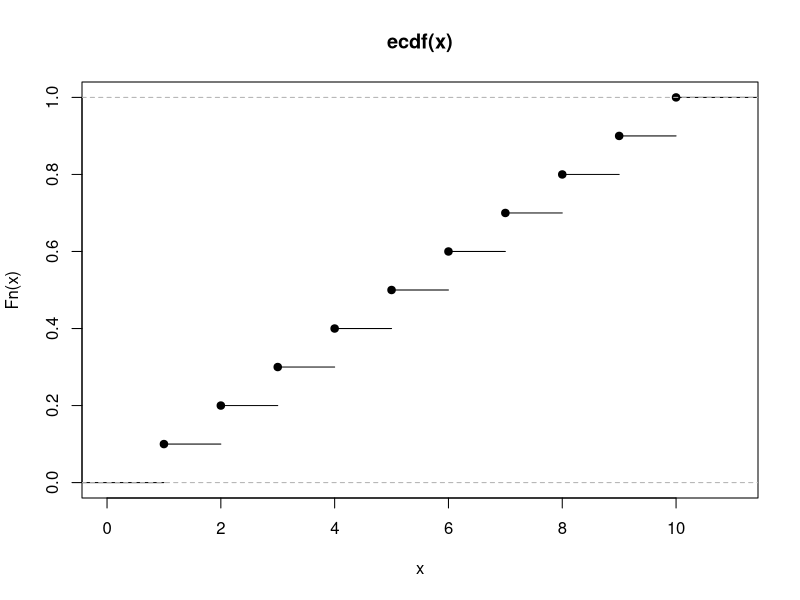

Generate this figure with R:
## ---- chunk 1
cv <- lapply(mtcars, function(x) sd(x)/mean(x))
data.frame(cv)
## ---- chunk 2
integrate(function(x) x^2 - x, 0, 10)
integrate(function(x) sin(x) + cos(x), -pi, pi)
integrate(function(x) exp(x)/x, 10, 20)
## ---- chunk 3
x <- c(1:10)
y <- c(11:20)

approx(x, y)
approxfun(x, y)
## ---- chunk 4
x <- c(1:10)
ecdf(x)
plot(ecdf(x))
